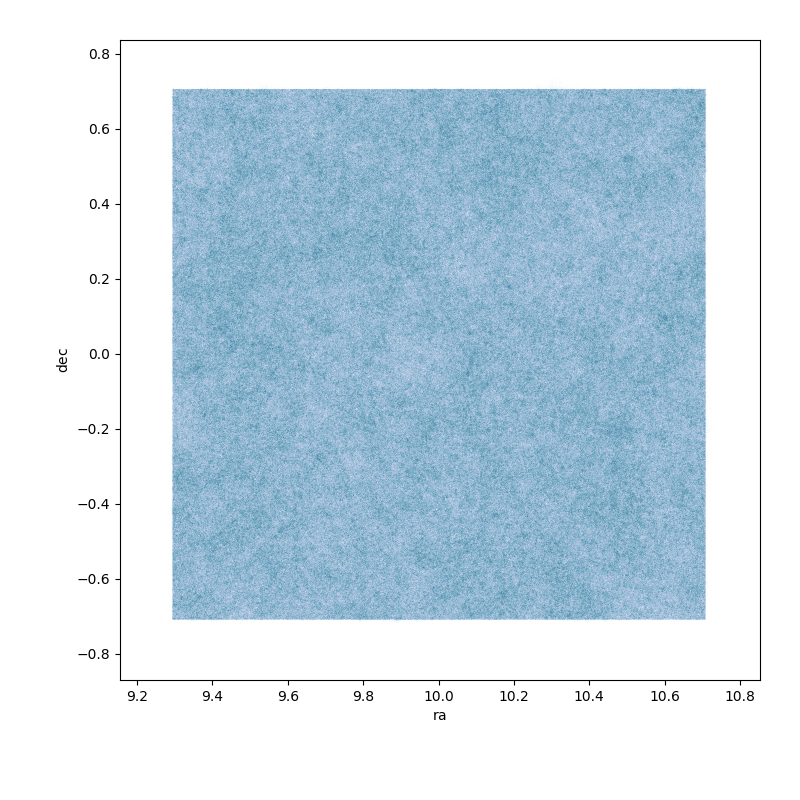

Source code (Python):
import numpy as np
import h5py

import matplotlib as mpl
import matplotlib.pyplot as plt
import matplotlib.cm as cm

# --- make a simple redshift histogram of galaxies in the sample


filename = 'Minal'

# --- open the HDF5 file
cat = h5py.File(f'../data/{filename}.h5', 'r')

z = cat['lightcone/redshift'][()] # the redshift of the galaxy

ra = cat['lightcone/ra'][()] # right ascension
dec = cat['lightcone/dec'][()] # declination

# --- shift the central ra to make it easier for now
ra = ra + 10.
ra[ra>360] = ra[ra>360] - 360

# --- get min, median, max
for nm, x in zip(['ra','dec'],[ra,dec]):
    print(nm, '-'*10)
    for fun in [np.min, np.median, np.max]:
        print(fun.__name__, f'{fun(x):.2f}')






fig = plt.figure(figsize = (8, 8)) # 4" x 4" square

left  = 0.15
bottom = 0.15
width = 0.8 # space left for a colour bar
height = 0.8 # space left for a colour bar

ax = fig.add_axes((left, bottom, width, height)) # add an axis

ax.scatter(ra, dec, s=1, lw=0, alpha = 0.01)

ax.set_xlabel(r'$\rm ra$') # colour notation is e.g. Y-J
ax.set_ylabel(r'$\rm dec$') # colour notation is e.g. Y-J

fig.savefig(f'radec.png')

fig.clf() # clear figure

fig.clf() # clear figure
